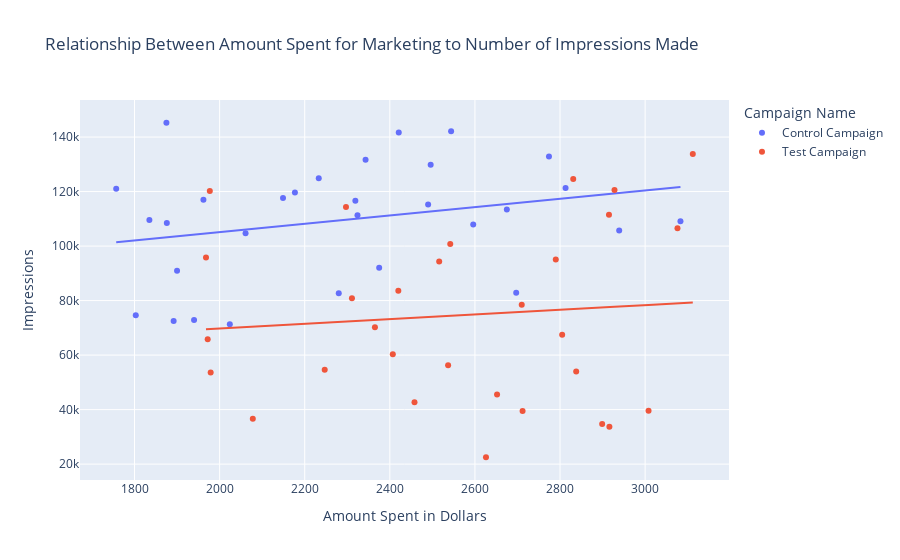

This figure's notebook cell:
### Code cell
Turnout_rate_graph.show()

### Figure 1 — Plotly figure (JSON) as saved in the notebook; plotly's stock layout.template omitted (floating-point values rounded to 4 significant figures)
{"data": [{"hovertemplate": "Campaign Name=Control Campaign<br>Amount Spent in Dollars=%{x}<br>Impressions=%{y}<extra></extra>", "legendgroup": "Control Campaign", "marker": {"color": "#636efa", "symbol": "circle"}, "mode": "markers", "name": "Control Campaign", "orientation": "v", "showlegend": true, "type": "scatter", "x": [2280, 2149, 2490, 2319, 2697, 1875, 2774, 2024, 2177, 1876, 2596, 1757, 2675, 1803, 2939, 2496, 1892, 1962, 2233, 2061, 2421, 2375, 2343, 2324, 1940, 1835, 3083, 2544, 1900, 2813], "xaxis": "x", "y": [82702, 117624, 115247, 116639, 82847, 145248, 132845, 71274, 119612, 108452, 107890, 121040, 113430, 74654, 105705, 129880, 72515, 117006, 124897, 104678, 141654, 92029, 131711, 111306, 72878, 109600.0, 109076, 142123, 90939, 121332], "yaxis": "y"}, {"hovertemplate": "<b>OLS trendline</b><br>Impressions = 15.2691 * Amount Spent in Dollars + 74617.4<br>R<sup>2</sup>=0.069265<br><br>Campaign Name=Control Campaign<br>Amount Spent in Dollars=%{x}<br>Impressions=%{y} <b>(trend)</b><extra></extra>", "legendgroup": "Control Campaign", "marker": {"color": "#636efa", "symbol": "circle"}, "mode": "lines", "name": "Control Campaign", "showlegend": false, "type": "scatter", "x": [1757, 1803, 1835, 1875, 1876, 1892, 1900, 1940, 1962, 2024, 2061, 2149, 2177, 2233, 2280, 2319, 2324, 2343, 2375, 2421, 2490, 2496, 2544, 2596, 2675, 2697, 2774, 2813, 2939, 3083], "xaxis": "x", "y": [101400.0, 102100.0, 102600.0, 103200.0, 103300.0, 103500.0, 103600.0, 104200.0, 104600.0, 105500.0, 106100.0, 107400.0, 107900.0, 108700.0, 109400.0, 110000.0, 110100.0, 110400.0, 110900.0, 111600.0, 112600.0, 112700.0, 113500.0, 114300.0, 115500.0, 115800.0, 117000.0, 117600.0, 119500.0, 121700.0], "yaxis": "y"}, {"hovertemplate": "Campaign Name=Test Campaign<br>Amount Spent in Dollars=%{x}<br>Impressions=%{y}<extra></extra>", "legendgroup": "Test Campaign", "marker": {"color": "#EF553B", "symbol": "circle"}, "mode": "markers", "name": "Test Campaign", "orientation": "v", "showlegend": true, "type": "scatter", "x": [3008, 2790, 2420, 2831, 1972, 2537, 2516, 3076, 1968, 1979, 2626, 2542, 2712, 3112, 2899, 2407, 2078, 2928, 2311, 2915, 2247, 2805, 2365, 1977, 2710, 2297, 2458, 2838, 2916, 2652], "xaxis": "x", "y": [39550, 95054, 83633, 124591, 65827, 56304, 94338, 106584, 95843, 53632, 22521, 100719, 39470, 133771, 34752, 60286, 36650, 120576, 80841, 111469, 54627, 67444, 70263, 120203, 78451, 114295, 42684, 53986, 33669, 45511], "yaxis": "y"}, {"hovertemplate": "<b>OLS trendline</b><br>Impressions = 8.54315 * Amount Spent in Dollars + 52688.1<br>R<sup>2</sup>=0.008600<br><br>Campaign Name=Test Campaign<br>Amount Spent in Dollars=%{x}<br>Impressions=%{y} <b>(trend)</b><extra></extra>", "legendgroup": "Test Campaign", "marker": {"color": "#EF553B", "symbol": "circle"}, "mode": "lines", "name": "Test Campaign", "showlegend": false, "type": "scatter", "x": [1968, 1972, 1977, 1979, 2078, 2247, 2297, 2311, 2365, 2407, 2420, 2458, 2516, 2537, 2542, 2626, 2652, 2710, 2712, 2790, 2805, 2831, 2838, 2899, 2915, 2916, 2928, 3008, 3076, 3112], "xaxis": "x", "y": [69500.0, 69540.0, 69580.0, 69600.0, 70440.0, 71880.0, 72310.0, 72430.0, 72890.0, 73250.0, 73360.0, 73690.0, 74180.0, 74360.0, 74400.0, 75120.0, 75340.0, 75840.0, 75860.0, 76520.0, 76650.0, 76870.0, 76930.0, 77450.0, 77590.0, 77600.0, 77700.0, 78390.0, 78970.0, 79270.0], "yaxis": "y"}], "layout": {"legend": {"title": {"text": "Campaign Name"}, "tracegroupgap": 0}, "title": {"text": "Relationship Between Amount Spent for Marketing to Number of Impressions Made"}, "xaxis": {"anchor": "y", "domain": [0, 1], "title": {"text": "Amount Spent in Dollars"}}, "yaxis": {"anchor": "x", "domain": [0, 1], "title": {"text": "Impressions"}}}}
